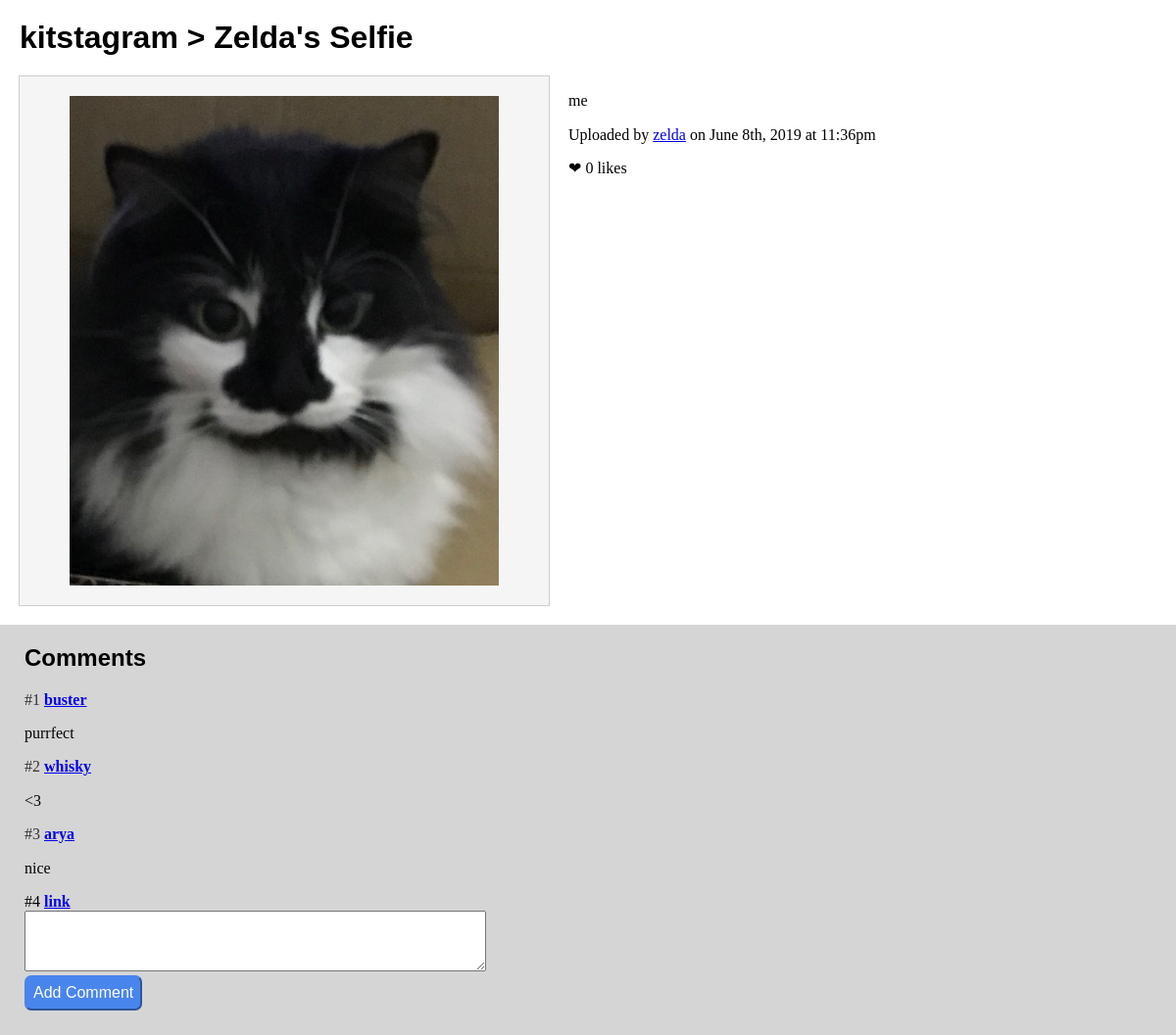
The app's page /selfie.php?id=101 (signed in) with its own data.
### tables this page shows
CREATE TABLE Cats (
    id INTEGER PRIMARY KEY AUTO_INCREMENT,
    username VARCHAR(50) UNIQUE NOT NULL,
    password_hash VARCHAR(80) NOT NULL,
    name VARCHAR(50) NOT NULL,
    profile TEXT
);

CREATE TABLE Selfies (
    id INTEGER PRIMARY KEY AUTO_INCREMENT,
    filename VARCHAR(255) NOT NULL,
    caption TEXT,
    date_uploaded TIMESTAMP DEFAULT CURRENT_TIMESTAMP,
    cat_id INTEGER NOT NULL REFERENCES Cats(id),
    likes INTEGER DEFAULT 0,  
    FOREIGN KEY(cat_id) REFERENCES Cats(id)
);

CREATE TABLE Comments (
    selfie_id INTEGER NOT NULL REFERENCES Selfies(id),
    comment_number INTEGER NOT NULL,
    cat_id INTEGER NOT NULL REFERENCES Cats(id),
    date_posted TIMESTAMP DEFAULT CURRENT_TIMESTAMP,
    body TEXT,
    FOREIGN KEY(selfie_id) REFERENCES Selfies(id),
    FOREIGN KEY(cat_id) REFERENCES Cats(id),
    PRIMARY KEY(selfie_id, comment_number)
);

### includes/functions.php (called while the page is built, shortened)
<?php
function e($s) {
  return htmlspecialchars($s);
}
function is_logged_in() {
  return array_key_exists('user_id', $_SESSION);
}
function get_logged_in_user_id() {
  if (is_logged_in()) {
    return $_SESSION['user_id'];
  }
  return 0;
}
function pretty_date($ts) {
  return date("F jS, Y \\a\\t g:ia", $ts);
}
function get_logged_in_user($db) {
  $id = get_logged_in_user_id();
  $stmt = $db->prepare("SELECT * FROM Cats WHERE id = ?");
  $stmt->bindValue(1, $id, PDO::PARAM_INT);
  $stmt->execute();
  return $stmt->fetch();
}
function get_profile_url($username) {
  return "profile.php?username=".urlencode($username);
}

### selfie.php (the view, shortened to what this page needs)
<?php
$db = connect_db();
$my = get_logged_in_user($db);
$id = $_GET["id"];
$stmt = $db->prepare("SELECT id, likes, caption, filename, UNIX_TIMESTAMP(date_uploaded) as date_uploaded
  FROM Selfies WHERE id = :selfie_id");
$stmt->bindValue("selfie_id", $id);
$stmt->execute();
$selfie = $stmt->fetch();
$stmt = $db->prepare("SELECT c.name, c.username
  FROM Cats c JOIN Selfies s ON s.cat_id = c.id
  WHERE s.id = :selfie_id");
$stmt->bindValue("selfie_id", $id);
$stmt->execute();
$cat = $stmt->fetch();
$stmt = $db->prepare("SELECT c.username, m.comment_number, m.date_posted, m.body
  FROM Comments m
  LEFT JOIN Cats c ON c.id = m.cat_id
  WHERE m.selfie_id = :selfie_id
  ORDER BY m.comment_number;");
$stmt->bindValue("selfie_id", $id);
$stmt->execute();
$comments = $stmt->fetchAll(PDO::FETCH_ASSOC);
$stmt = $db->prepare("SELECT COALESCE(max(m.comment_number)+1, 1) as `num` FROM Comments m
  WHERE m.selfie_id = :selfie_id");
$stmt->bindValue("selfie_id", $id);
$stmt->execute();
$row = $stmt->fetch();
$next_comment_number = $row['num'];
function profile_link($username) {
  return '<a href="'. e(get_profile_url(e($username))) .'">'. e($username) .'</a>';
}
?>
<!doctype html>
<html>
  <head>
    <link rel="stylesheet" href="styles/normalize.css">
    <link rel="stylesheet" href="styles/kitstagram.css">
  </head>
  <body>
    <header>
      <h1>kitstagram &gt; <?php echo e($cat['name']); ?>'s Selfie</h1>
    </header>
    <main class="twocolumn">
      <figure class="selfie">
        <img src="./uploads/<?php echo e($selfie['filename']); ?>">
      </figure>
      <div class="selfie-info">
        <p><?php echo e($selfie['caption']); ?></p>
        <p>Uploaded
          by <?= profile_link($cat['username']) ?>
          on <?php echo e(pretty_date($selfie["date_uploaded"])); ?></p>
        <p>&#x2764; <?php echo e($selfie['likes']); ?> likes </p>
      </div>
    </main>
    <div class="comments">
      <h2>Comments</h2>
      <?php foreach ($comments as $c) { ?>
        <article class="comment" id="comment-<?= e($c['comment_number']) ?>">
          <div class="comment-header">
            <span class="comment-number">
              <a href="#comment-<?= e($c['comment_number']) ?>"><?=
                '#'.e($c['comment_number'])
              ?></a>
            </span>
            <span class="comment-author">
              <?= profile_link($c['username']) ?>
            </span>
          <p><?= e($c['body']) ?></p>
        </article>
      <?php } ?>
      <form action="comment.php" method="POST">
        <article class="comment your-comment">
          <div class="comment-header">
            <span class="comment-number">
              <?= '#'.e($next_comment_number) ?>
            </span>
            <span class="comment-author">
              <?= profile_link($my['username']) ?>
            </span>
          </div>
          <textarea name="body" rows="3" cols="50"></textarea>
          <div>
            <button>Add Comment</button>
          </div>
        </article>
      </form>
    </div>
  </body>
</html>

### styles/kitstagram.css (style rules this page uses)
body { padding: 20px 20px 0; }
h1, h2 { font-family: sans-serif; }
header * { margin-top: 0; }
.twocolumn { display: flex; flex-wrap: wrap; }
.selfie, .selfie-small { outline: 1px #ccc solid; background-color: #f5f5f5; }
.selfie { padding: 20px; margin: 0; width: 500px; height: 500px; }
.selfie { display: flex; align-items: center; justify-content: center; }
.selfie img { max-width: 500px; max-height: 500px; height: auto; }
.selfie-info { flex: 1; padding: 0 20px; min-width: 15em; }
.comments { background-color: #d5d5d5; margin: 0 -20px 0; padding: 0 25px 25px; }
.comments h2 { padding-top: 20px; }
.comment-number a { color: #333; text-decoration: none; }
.comment-author { font-weight: bold; }
button { background-color: #4885ed ; font-family: sans-serif; color: white; border: 2px outset #4885ed; padding: 7px; border-radius: 7px; }

### records on screen
cats: name "Zelda", username "zelda"
selfies: filename (picture), caption "me", likes "0"
comments: comment_number "1", cat.username "buster", body "purrfect"
comments: comment_number "2", cat.username "whisky", body "<3"
comments: comment_number "3", cat.username "arya", body "nice"
cats: username "link"

### other values on screen
pretty_date($selfie["date_uploaded"]) "June 8th, 2019 at 11:36pm"
$next_comment_number "4"
